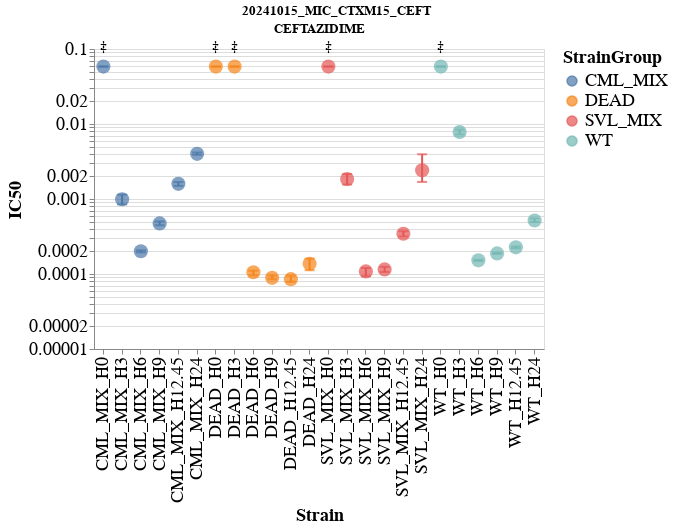

This figure's notebook cell:
### Markdown cell above
### IC50 Combined Plot

### Code cell
# Export growth_features
cols_to_export = ['Strain','Antibiotic','Status','IC50','IC50_ci_lower','IC50_ci_upper', 'MIC', 'MIC_ci_lower', 'MIC_ci_upper', 'insufficient_drug']
growth_features[cols_to_export].to_csv(
    PROJECT_PATH / 'data' / PROJECT_ID / 'figures' / f'{select_exp} IC50 estimations.csv', index=False)

final_chart = alt.hconcat()
for drug in sorted(growth_features['Antibiotic'].unique()):
    filtered_growth_features = growth_features[cols_to_export]
    filtered_growth_features = filtered_growth_features.query(f'Antibiotic == "{drug}" & Status == "PASS"')
    filtered_growth_features['StrainGroup'] = filtered_growth_features['Strain'].str.extract(r'^(.*)_[^_]*$')
    filtered_growth_features['Timepoint'] = filtered_growth_features['Strain'].str.extract(r'[hH]([-+]?\d*\.\d+|[-+]?\d+\.?\d*)$').astype(float)
    filtered_growth_features.sort_values(by=['StrainGroup', 'Timepoint'], inplace=True)
    strain_order = filtered_growth_features['Strain'].unique().tolist()

    base = alt.Chart(filtered_growth_features).encode(
        x=alt.X('Strain', sort=strain_order),
    ).properties(width=450, height=300)

    ic50 = base.mark_point(filled=True, size=200).encode(
        y=alt.Y('IC50:Q', scale=alt.Scale(type="log")),
        color='StrainGroup'
    )

    error_bars = base.mark_errorbar(ticks=True, size=10, thickness=2).encode(
        alt.Y("IC50_ci_lower:Q", scale=alt.Scale(type="log")).title('IC50'),
        alt.Y2("IC50_ci_upper:Q"),
        color='StrainGroup'
    )

    # Create a dagger symbol on the bars with insufficient_drug flag is true
    dagger = base.mark_text(align='center', baseline='middle', fontSize=14, color='black', fontWeight='bold', dy=-20, dx=0).encode(
        y=alt.Y('IC50'),
        text=alt.condition(
            alt.datum.insufficient_drug, if_true=alt.value("‡"), if_false=alt.value("")
            )
    )

    layered_chart = alt.layer(ic50, error_bars, dagger).properties(title=drug)

    final_chart |= layered_chart
final_chart = final_chart.resolve_scale(y='independent').configure_axis(
    labelFontSize=18,
    titleFontSize=18,
).configure_title(
    fontSize=18,
    anchor='middle',
).configure_legend(
    titleFontSize=18,
    labelFontSize=18,
)

# set final chart title to experiment name, make it centered
final_chart.title = select_exp
final_chart = final_chart.configure_title(anchor='middle')
final_chart.show()

### Figure 1 — Vega-Lite specification as saved in the notebook (floating-point values rounded to 4 significant figures)
{"config": {"view": {"continuousWidth": 300, "continuousHeight": 300}, "axis": {"labelFontSize": 18, "titleFontSize": 18}, "legend": {"labelFontSize": 18, "titleFontSize": 18}, "title": {"anchor": "middle"}}, "hconcat": [{"layer": [{"mark": {"type": "point", "filled": true, "size": 200}, "encoding": {"color": {"field": "StrainGroup", "type": "nominal"}, "x": {"field": "Strain", "sort": ["CML_MIX_H0", "CML_MIX_H3", "CML_MIX_H6", "CML_MIX_H9", "CML_MIX_H12.45", "CML_MIX_H24", "DEAD_H0", "DEAD_H3", "DEAD_H6", "DEAD_H9", "DEAD_H12.45", "DEAD_H24", "SVL_MIX_H0", "SVL_MIX_H3", "SVL_MIX_H6", "SVL_MIX_H9", "SVL_MIX_H12.45", "SVL_MIX_H24", "WT_H0", "WT_H3", "WT_H6", "WT_H9", "WT_H12.45", "WT_H24"], "type": "nominal"}, "y": {"field": "IC50", "scale": {"type": "log"}, "type": "quantitative"}}}, {"mark": {"type": "errorbar", "size": 10, "thickness": 2, "ticks": true}, "encoding": {"color": {"field": "StrainGroup", "type": "nominal"}, "x": {"field": "Strain", "sort": ["CML_MIX_H0", "CML_MIX_H3", "CML_MIX_H6", "CML_MIX_H9", "CML_MIX_H12.45", "CML_MIX_H24", "DEAD_H0", "DEAD_H3", "DEAD_H6", "DEAD_H9", "DEAD_H12.45", "DEAD_H24", "SVL_MIX_H0", "SVL_MIX_H3", "SVL_MIX_H6", "SVL_MIX_H9", "SVL_MIX_H12.45", "SVL_MIX_H24", "WT_H0", "WT_H3", "WT_H6", "WT_H9", "WT_H12.45", "WT_H24"], "type": "nominal"}, "y": {"field": "IC50_ci_lower", "scale": {"type": "log"}, "title": "IC50", "type": "quantitative"}, "y2": {"field": "IC50_ci_upper"}}}, {"mark": {"type": "text", "align": "center", "baseline": "middle", "color": "black", "dx": 0, "dy": -20, "fontSize": 14, "fontWeight": "bold"}, "encoding": {"text": {"condition": {"test": "datum.insufficient_drug", "value": "‡"}, "value": ""}, "x": {"field": "Strain", "sort": ["CML_MIX_H0", "CML_MIX_H3", "CML_MIX_H6", "CML_MIX_H9", "CML_MIX_H12.45", "CML_MIX_H24", "DEAD_H0", "DEAD_H3", "DEAD_H6", "DEAD_H9", "DEAD_H12.45", "DEAD_H24", "SVL_MIX_H0", "SVL_MIX_H3", "SVL_MIX_H6", "SVL_MIX_H9", "SVL_MIX_H12.45", "SVL_MIX_H24", "WT_H0", "WT_H3", "WT_H6", "WT_H9", "WT_H12.45", "WT_H24"], "type": "nominal"}, "y": {"field": "IC50", "type": "quantitative"}}}], "height": 300, "title": "CEFTAZIDIME", "width": 450}], "data": {"name": "data-52a344f43f55250faa6e5a783a977256"}, "resolve": {"scale": {"y": "independent"}}, "title": "20241015_MIC_CTXM15_CEFT", "$schema": "https://vega.github.io/schema/vega-lite/v5.20.1.json", "datasets": {"data-52a344f43f55250faa6e5a783a977256": [{"Strain": "CML_MIX_H0", "Antibiotic": "CEFTAZIDIME", "Status": "PASS", "IC50": 0.05833, "IC50_ci_lower": 0.05833, "IC50_ci_upper": 0.05833, "MIC": 0.05833, "MIC_ci_lower": 0.05833, "MIC_ci_upper": 0.05833, "insufficient_drug": true, "StrainGroup": "CML_MIX", "Timepoint": 0.0}, {"Strain": "CML_MIX_H3", "Antibiotic": "CEFTAZIDIME", "Status": "PASS", "IC50": 0.0009911, "IC50_ci_lower": 0.0008493, "IC50_ci_upper": 0.001143, "MIC": 0.02479, "MIC_ci_lower": 0.01895, "MIC_ci_upper": 0.03154, "insufficient_drug": false, "StrainGroup": "CML_MIX", "Timepoint": 3.0}, {"Strain": "CML_MIX_H6", "Antibiotic": "CEFTAZIDIME", "Status": "PASS", "IC50": 0.0002008, "IC50_ci_lower": 0.0001944, "IC50_ci_upper": 0.0002069, "MIC": 0.001203, "MIC_ci_lower": 0.001095, "MIC_ci_upper": 0.001319, "insufficient_drug": false, "StrainGroup": "CML_MIX", "Timepoint": 6.0}, {"Strain": "CML_MIX_H9", "Antibiotic": "CEFTAZIDIME", "Status": "PASS", "IC50": 0.0004729, "IC50_ci_lower": 0.0004465, "IC50_ci_upper": 0.0005019, "MIC": 0.00807, "MIC_ci_lower": 0.007296, "MIC_ci_upper": 0.009033, "insufficient_drug": false, "StrainGroup": "CML_MIX", "Timepoint": 9.0}, {"Strain": "CML_MIX_H12.45", "Antibiotic": "CEFTAZIDIME", "Status": "PASS", "IC50": 0.001593, "IC50_ci_lower": 0.001497, "IC50_ci_upper": 0.001681, "MIC": 0.03436, "MIC_ci_lower": 0.0306, "MIC_ci_upper": 0.03774, "insufficient_drug": false, "StrainGroup": "CML_MIX", "Timepoint": 12.45}, {"Strain": "CML_MIX_H24", "Antibiotic": "CEFTAZIDIME", "Status": "PASS", "IC50": 0.004, "IC50_ci_lower": 0.003888, "IC50_ci_upper": 0.004175, "MIC": 0.005452, "MIC_ci_lower": 0.005436, "MIC_ci_upper": 0.005495, "insufficient_drug": false, "StrainGroup": "CML_MIX", "Timepoint": 24.0}, {"Strain": "DEAD_H0", "Antibiotic": "CEFTAZIDIME", "Status": "PASS", "IC50": 0.05833, "IC50_ci_lower": 0.05833, "IC50_ci_upper": 0.05833, "MIC": 0.05833, "MIC_ci_lower": 0.05833, "MIC_ci_upper": 0.05833, "insufficient_drug": true, "StrainGroup": "DEAD", "Timepoint": 0.0}, {"Strain": "DEAD_H3", "Antibiotic": "CEFTAZIDIME", "Status": "PASS", "IC50": 0.05833, "IC50_ci_lower": 0.05833, "IC50_ci_upper": 0.05833, "MIC": 0.05833, "MIC_ci_lower": 0.05833, "MIC_ci_upper": 0.05833, "insufficient_drug": true, "StrainGroup": "DEAD", "Timepoint": 3.0}, {"Strain": "DEAD_H6", "Antibiotic": "CEFTAZIDIME", "Status": "PASS", "IC50": 0.0001056, "IC50_ci_lower": 9.596e-05, "IC50_ci_upper": 0.0001109, "MIC": 0.0002383, "MIC_ci_lower": 0.0001653, "MIC_ci_upper": 0.0003013, "insufficient_drug": false, "StrainGroup": "DEAD", "Timepoint": 6.0}, {"Strain": "DEAD_H9", "Antibiotic": "CEFTAZIDIME", "Status": "PASS", "IC50": 8.884e-05, "IC50_ci_lower": 8.501e-05, "IC50_ci_upper": 9.565e-05, "MIC": 0.0001286, "MIC_ci_lower": 0.0001042, "MIC_ci_upper": 0.0001505, "insufficient_drug": false, "StrainGroup": "DEAD", "Timepoint": 9.0}, {"Strain": "DEAD_H12.45", "Antibiotic": "CEFTAZIDIME", "Status": "PASS", "IC50": 8.541e-05, "IC50_ci_lower": 7.888e-05, "IC50_ci_upper": 9.489e-05, "MIC": 0.0001239, "MIC_ci_lower": 0.0001029, "MIC_ci_upper": 0.0001437, "insufficient_drug": false, "StrainGroup": "DEAD", "Timepoint": 12.45}, {"Strain": "DEAD_H24", "Antibiotic": "CEFTAZIDIME", "Status": "PASS", "IC50": 0.0001371, "IC50_ci_lower": 0.0001123, "IC50_ci_upper": 0.0001597, "MIC": 0.0007643, "MIC_ci_lower": 0.000611, "MIC_ci_upper": 0.00102, "insufficient_drug": false, "StrainGroup": "DEAD", "Timepoint": 24.0}, {"Strain": "SVL_MIX_H0", "Antibiotic": "CEFTAZIDIME", "Status": "PASS", "IC50": 0.05833, "IC50_ci_lower": 0.05833, "IC50_ci_upper": 0.05833, "MIC": 0.05833, "MIC_ci_lower": 0.05833, "MIC_ci_upper": 0.05833, "insufficient_drug": true, "StrainGroup": "SVL_MIX", "Timepoint": 0.0}, {"Strain": "SVL_MIX_H3", "Antibiotic": "CEFTAZIDIME", "Status": "PASS", "IC50": 0.001847, "IC50_ci_lower": 0.001557, "IC50_ci_upper": 0.002151, "MIC": 0.09882, "MIC_ci_lower": 0.06575, "MIC_ci_upper": 0.1664, "insufficient_drug": false, "StrainGroup": "SVL_MIX", "Timepoint": 3.0}, {"Strain": "SVL_MIX_H6", "Antibiotic": "CEFTAZIDIME", "Status": "PASS", "IC50": 0.0001083, "IC50_ci_lower": 9.351e-05, "IC50_ci_upper": 0.0001201, "MIC": 0.0002283, "MIC_ci_lower": 0.0001341, "MIC_ci_upper": 0.000283, "insufficient_drug": false, "StrainGroup": "SVL_MIX", "Timepoint": 6.0}, {"Strain": "SVL_MIX_H9", "Antibiotic": "CEFTAZIDIME", "Status": "PASS", "IC50": 0.0001151, "IC50_ci_lower": 0.0001063, "IC50_ci_upper": 0.0001244, "MIC": 0.0003885, "MIC_ci_lower": 0.0003161, "MIC_ci_upper": 0.0004582, "insufficient_drug": false, "StrainGroup": "SVL_MIX", "Timepoint": 9.0}, {"Strain": "SVL_MIX_H12.45", "Antibiotic": "CEFTAZIDIME", "Status": "PASS", "IC50": 0.0003441, "IC50_ci_lower": 0.0003172, "IC50_ci_upper": 0.0003719, "MIC": 0.00651, "MIC_ci_lower": 0.00546, "MIC_ci_upper": 0.00795, "insufficient_drug": false, "StrainGroup": "SVL_MIX", "Timepoint": 12.45}, {"Strain": "SVL_MIX_H24", "Antibiotic": "CEFTAZIDIME", "Status": "PASS", "IC50": 0.002413, "IC50_ci_lower": 0.001689, "IC50_ci_upper": 0.003948, "MIC": 0.006062, "MIC_ci_lower": 0.002692, "MIC_ci_upper": 0.01318, "insufficient_drug": false, "StrainGroup": "SVL_MIX", "Timepoint": 24.0}, {"Strain": "WT_H0", "Antibiotic": "CEFTAZIDIME", "Status": "PASS", "IC50": 0.05833, "IC50_ci_lower": 0.05833, "IC50_ci_upper": 0.05833, "MIC": 0.05833, "MIC_ci_lower": 0.05833, "MIC_ci_upper": 0.05833, "insufficient_drug": true, "StrainGroup": "WT", "Timepoint": 0.0}, {"Strain": "WT_H3", "Antibiotic": "CEFTAZIDIME", "Status": "PASS", "IC50": 0.007814, "IC50_ci_lower": 0.007266, "IC50_ci_upper": 0.008434, "MIC": 0.03382, "MIC_ci_lower": 0.02642, "MIC_ci_upper": 0.05346, "insufficient_drug": false, "StrainGroup": "WT", "Timepoint": 3.0}, {"Strain": "WT_H6", "Antibiotic": "CEFTAZIDIME", "Status": "PASS", "IC50": 0.0001523, "IC50_ci_lower": 0.000149, "IC50_ci_upper": 0.0001549, "MIC": 0.0003415, "MIC_ci_lower": 0.0003121, "MIC_ci_upper": 0.0004055, "insufficient_drug": false, "StrainGroup": "WT", "Timepoint": 6.0}, {"Strain": "WT_H9", "Antibiotic": "CEFTAZIDIME", "Status": "PASS", "IC50": 0.0001881, "IC50_ci_lower": 0.0001853, "IC50_ci_upper": 0.0001915, "MIC": 0.0006316, "MIC_ci_lower": 0.0005948, "MIC_ci_upper": 0.0006794, "insufficient_drug": false, "StrainGroup": "WT", "Timepoint": 9.0}, {"Strain": "WT_H12.45", "Antibiotic": "CEFTAZIDIME", "Status": "PASS", "IC50": 0.0002267, "IC50_ci_lower": 0.0002199, "IC50_ci_upper": 0.0002327, "MIC": 0.0005945, "MIC_ci_lower": 0.0005543, "MIC_ci_upper": 0.0006463, "insufficient_drug": false, "StrainGroup": "WT", "Timepoint": 12.45}, {"Strain": "WT_H24", "Antibiotic": "CEFTAZIDIME", "Status": "PASS", "IC50": 0.0005173, "IC50_ci_lower": 0.0004926, "IC50_ci_upper": 0.0005503, "MIC": 0.003851, "MIC_ci_lower": 0.003517, "MIC_ci_upper": 0.004298, "insufficient_drug": false, "StrainGroup": "WT", "Timepoint": 24.0}]}}
